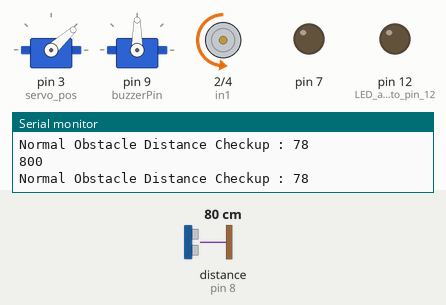
Recording of a sketch running on a simulated Arduino Uno, built with avr-gcc and run on an emulated ATmega328P. On the bench: 2 × servo, motor-driver pin pairs drawn as motors (green arrow = first pin HIGH = forward, orange = second pin HIGH = backward, longer = more drive, scaled by the enable pin), output pins drawn as LEDs (lit = HIGH), the last lines printed to the serial monitor. Wiring (inferred from the names in the program): ultrasonic range finder: trigger pin 6; echo pin 8. Dashed ring = blinking. The test bench sets the inputs (shaded band); at power-on: distance to the obstacle (sensor on pin 8) 80 cm. The echo pulse lasts 58.3 µs per cm; pins used as bus, display or sensor lines are not drawn.

Above: at 1.2 s.
1.3 s: distance to the obstacle (sensor on pin 8) set to 64 cm
2.8 s: distance to the obstacle (sensor on pin 8) set to 57 cm
At 3.05 s:
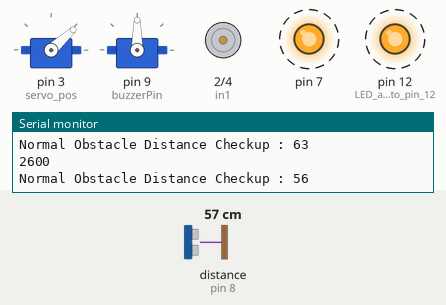
At 4.07 s:
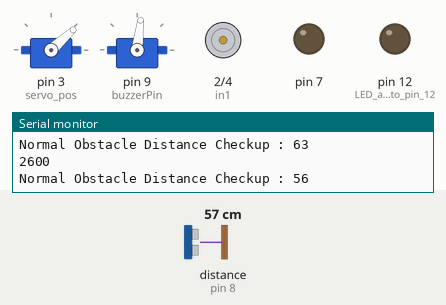
5.8 s: distance to the obstacle (sensor on pin 8) set to 75 cm
8.8 s: distance to the obstacle (sensor on pin 8) set to 81 cm
11.8 s: distance to the obstacle (sensor on pin 8) set to 2 cm
At 14.75 s:
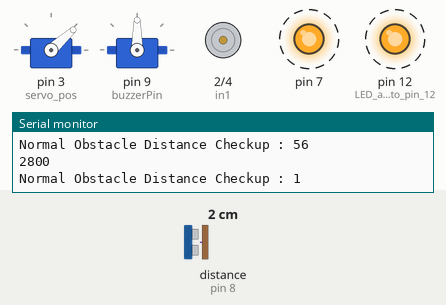
Timing chart, 0 to 15.8 s (numbered marks = the images above; inputs shaded):
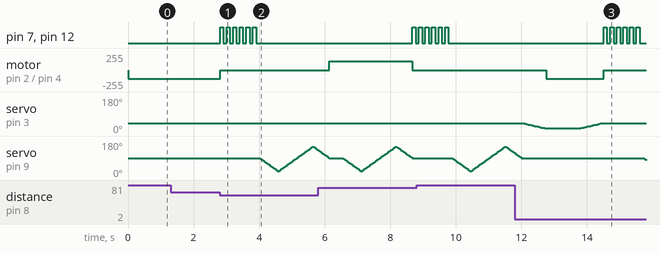

The sketch:

servo_A.ino
```cpp
//The arduino library is automatically included.
//Library for the servo motor&the IR receiver
//===========================================
#include <Servo.h>
#include <IRremote.h> //Library for the IR reciever

//Creation of the servo objects for the agv_servo & the ultrasonic servo
//========================================================================
Servo agv_servo;
Servo IR_servo;

//DEFINATION OF VARIABLES
//========================

//Vitron Remote.
//==============
#define Button_L 0xFFA857
#define Button_R 0xFFE01F
#define Button_P 0xFFC23D
#define Moving_Forward 0xFF02FD
#define Moving_Backward 0xFF22DD

#define Power 0xFFA25D
#define Mute 0xFFE21D
#define Mode 0xFFB04F
#define Music 0xFF906F
#define Loop 0xFF6897

#define Button_One 0xFF42BD
#define Button_Two 0xFF4AB5
#define Button_Three 0xFF52AD
#define Button_Four 0xFF10EF
#define Button_Five 0xFF38C7
#define Button_Six 0xFF5AA5
#define Button_Seven 0xFF30CF
#define Button_Eight 0xFF18E7
#define Button_Nine 0xFF7A85
#define Button_Zero 0xFF9867


//IR receiver & the servo position
//=================================
int init_pos = 42;//This is the initial servo position.
int init2_pos = 90;//THis is the initial position for the ultrasonic sensor.
int servo_pos = 3;//This is the pin to which the servo is attached to
int servo2_pos = 9;//This is the pin attached to the ultrasonic servo
int c_speed = 130;//THis is for the speed increment and decrement.
int b_speed = 90;//This is the constant speed for reversing.

//IR receiver variables
//======================
int receiver = 10; //Reciever Pin
uint32_t Previous;

//DC motor variables
//===================
bool direction_tracker = true;
int enA = 5;
int in1 = 2;
int in2 = 4;

//Ultrasonic Sensor Variables
//===========================
long duration;
int distance;

#define echoPin 8
#define trigPin 6
#define buzzerPin 9


//Ultrasonic Servo Variables
//===========================
int obstacle;
int obstacle_left;
int obstacle_right;

//Millis function variables.
//==========================
unsigned long current_time;
unsigned long previousTime_1 = 0;
unsigned long interval = 200;

//IR receiver setup
//===================
IRrecv irrecv(receiver);
decode_results results;

//LIST OF FUNCTIONS.
//==================
void buttonAssignment(){
  if (irrecv.decode(&results)){
// CODE THAT PRINTS OUT THE HEX CODE RETURNED
//=============================================
Serial.println(results.value,HEX);//Displays the hex results in a line.
  irrecv.resume();//THis is for the next value.

if(results.value==0xFFFFFFFF){
  results.value = Previous;
};
};
};


int speedIncrement (int new_speed){
  if(new_speed<250){
    new_speed += 10;
    return (new_speed);
    }else if(new_speed==250){
     new_speed+=5;
     return(new_speed);
      }else if (new_speed==255){
        for (int count=0;count<=5;count++){
          blinking();
          };
      return (new_speed);
      }

  };


  int speedDecrement (int new_speed){
  if(new_speed<255 && new_speed>0){
    new_speed -= 10;
    return (new_speed);
    }else if(new_speed==255){
     new_speed-=5;
     return(new_speed);
      }else if (new_speed==0){
       for (int count=0;count<=5;count++){
          blinking();
          };
      return (new_speed);
      }

  };

  void  inc_speed(){
    c_speed = speedIncrement(c_speed);
    if(direction_tracker==true){
    movingForward(c_speed);
    }else if (direction_tracker==false){
    movingBackward(c_speed);
    }};

  void dec_speed(){
    c_speed = speedDecrement(c_speed);
    if(direction_tracker == true){
    movingForward(c_speed);
    }else if (direction_tracker == false){
    movingBackward(c_speed);
    }
    };

void servoTest(){
  agv_servo.write(25);
  };

void blinking(){
    digitalWrite(12,HIGH);
    digitalWrite(7,HIGH);
    delay(100);
    digitalWrite(12,LOW);
    digitalWrite(7,LOW);
    delay(100);
    };

 void turningLeft(){
 for(int angle = 42; angle <=70; angle += 2) // goes from 45 degrees to 0 degrees
 { // in steps of 1 degree
 agv_servo.write(angle);
 delay(50);
 }
  };
 void turningRight(){
 for(int angle = 42; angle >=14; angle -= 2) // goes from 45 degrees to 90 degrees
 { // in steps of 1 degree
 agv_servo.write(angle); // tell servo to go to position in variable 'angle'
 delay(50);
 }
};


void meanPosR(){
  for(int angle = 14; angle <= 42; angle += 2)
 {
 agv_servo.write(angle);
 delay(50);
 }
};

void meanPosL(){
  for(int angle = 70; angle >= 42; angle -= 2)
 {
 agv_servo.write(angle);
 delay(50);
 }
};

  void turnOff(){
  digitalWrite(in1,LOW);
  digitalWrite(in2,LOW);
  analogWrite(enA,0);
  };

 void movingForward(int c_speed){
  direction_tracker = true; //Declares the direction as forward.
  digitalWrite(in1,LOW);
  digitalWrite(in2,HIGH);
  analogWrite(enA,c_speed);
 };

 void movingBackward(int b_speed){
  direction_tracker= false; //Declares the direction as backward.
  digitalWrite(in1,HIGH);
  digitalWrite(in2,LOW);
  analogWrite(enA,b_speed);
 };
//
 void direction_shifter(){
  direction_tracker=!direction_tracker;
  };

//FUNCTIONS FOR THE IR RECEIVER SERVO
//=======================================
 void servo_left(){
 for(int angle = 90; angle >=20; angle -= 1)
 {
 IR_servo.write(angle);
 delay(8);
 }
  obstacle_left = IR_sensor();
 };

 void servo_right(){
 for(int angle = 20; angle <=150; angle += 1)
 {
 IR_servo.write(angle);
 delay(8);
 }
   obstacle_right = IR_sensor();
 };

 void servo_smooth(){
 for(int angle = 150; angle >=90; angle -= 1)
 { // in steps of 1 degree
 IR_servo.write(angle);
 delay(8);
 }
  };


 int IR_sensor(){
  digitalWrite(trigPin,LOW);
  delayMicroseconds(1);
  digitalWrite(trigPin,HIGH);
  delayMicroseconds(1);
  digitalWrite(trigPin,LOW);

 duration=pulseIn(echoPin,HIGH);
  distance=(duration*0.034/2);
//  Serial.print("Distance : ");
//  Serial.print(distance);
//  Serial.println(" cm ");
  return distance;
 };

//BASICS BUZZER ACTION UPON OBJECT DETECTION.
//===========================================
  void IR_Receiver_Module(){
  digitalWrite(trigPin,LOW);
  delayMicroseconds(1);
  digitalWrite(trigPin,HIGH);
  delayMicroseconds(1);
  digitalWrite(trigPin,LOW);

 duration=pulseIn(echoPin,HIGH);
  distance=(duration*0.034/2);
  Serial.print("Distance : ");
  Serial.print(distance);
  Serial.println(" cm ");
  delay(500);


  if (distance<=70){
  tone(buzzerPin,2000);
  delay(50);
  turnOff();
  for (int blk =0; blk<=5;blk++){
    blinking();
  };
    turningLeft();
    meanPosL();
    turningRight();
    meanPosR();
    }
  else{
  movingForward(c_speed);
  noTone(buzzerPin);
      };
      };


//This is the after math after the value is taken by the ultrasonic sensor
//========================================================================//

void buzzer_action(){//This should just be a simple buzzer test.
//  Blink LEDs 5 times.
//======================
  for (int blk = 0; blk<= 5; blk++){
    blinking();
  };
//Move the servo left & right to take in the values.
//==================================================
 servo_left();
 servo_right();
 servo_smooth();

//Using the global variables to decide the fate/direction.
//========================================================
 if(obstacle_right > obstacle_left && obstacle_right>60)
    {
               turningRight();
               movingForward(c_speed);
               delay(1000);
               meanPosR();
//               turningLeft();
//               movingForward(c_speed);
//               delay(1200);
//               meanPosL();
               movingForward(c_speed);

        }
        else if(obstacle_right < obstacle_left && obstacle_left>60){
              turningLeft();
              movingForward(c_speed);
              delay(1000);
              meanPosL();
//              turningRight();
//              movingForward(c_speed);
//              delay(1200);
//              meanPosR();
              movingForward(c_speed);
  } else if (obstacle_left<=60 || obstacle_right<=60){
        movingBackward(b_speed);//Duration of time needs to be defined
        delay(400);
        servo_left();
        servo_right();
        servo_smooth();

         if(obstacle_right > obstacle_left && obstacle_right>60)
    {
               turningRight();
               movingForward(c_speed);
               delay(1000);
               meanPosR();
//               turningLeft();
//               movingForward(c_speed);
//               delay(1500);
//               meanPosL();
               movingForward(c_speed);

        }
        else if(obstacle_right < obstacle_left && obstacle_left>60){
              turningLeft();
              movingForward(c_speed);
              delay(1000);
              meanPosL();
//              turningRight();
//              movingForward(c_speed);
//              delay(1500);
//              meanPosR();
              movingForward(c_speed);
  }
    }
  else {
              turnOff();
              for (int blk =0; blk<=5;blk++){
              blinking();
              delay(150);
  };
  delay(1000);
};

};


void test (){

 blinking();
 turningLeft();
 movingForward(c_speed);
 delay(500);
 turnOff();
 delay(200);
 meanPosL();
 movingBackward(b_speed);
 delay(500);
 turnOff();

 for (int blk =0; blk<=3;blk++){
    blinking();
    delay(50);
  };

turningRight();
movingForward(c_speed);
delay(1000);
turnOff();
meanPosR();
movingBackward(b_speed);
delay(500);
turnOff();
delay(200);

};
//SWITCH STATEMENT
//================
void switchCase(){
if (irrecv.decode(&results)){
 irrecv.resume();//THis is for the next value.

if(results.value==0xFFFFFFFF){
  results.value = Previous;
};
switch (results.value){
 case Power:
 blinking();
 test();
 break;

 case Mode:
 blinking();
 direction_shifter();
 break;

 case Button_One:
 blinking();
 inc_speed();
 break;

 case Button_Two:
 blinking();
 dec_speed();
 break;

 case Button_Four:
 blinking();
 servo_left();
 break;

 case Button_Five:
 blinking();
 servo_smooth();
 break;

 case Button_Six:
 blinking();
 servo_right();
 break;

 case Button_L:
 blinking();
 turningLeft();
 meanPosL();

 break;

 case Button_R:
 blinking();
 turningRight();
 meanPosR();

 break;

 case Button_P:
 blinking();
 turnOff();

 break;

 case Moving_Forward:
 blinking();
 movingForward(c_speed);
 break;

 case Moving_Backward:
 blinking();
 movingBackward(b_speed);
 break;

};//END OF THE CASE SWITCH STATEMENT
};
};


void setup(){
Serial.begin(9600);
irrecv.enableIRIn();//Starts the receiver.

//LED MODES
//==========
pinMode (12, OUTPUT);//LED attached to pin 12
pinMode(7,OUTPUT);

//SERVO SETUP
//===========
agv_servo.attach(servo_pos); // Servo attached to pin 3
IR_servo.attach(servo2_pos);//Sero attached to pin 9
agv_servo.write(init_pos);
IR_servo.write(init2_pos);

//ULTRASONIC SENSOR
//==================
  pinMode(trigPin,OUTPUT);
  pinMode(echoPin,INPUT);
  pinMode(buzzerPin,OUTPUT);

//DC MOTOR CONTROLS
//=================
pinMode(in1,OUTPUT);
pinMode(in2,OUTPUT);
pinMode(enA,OUTPUT);//PWM
//DEBUG SECTION
//=============
obstacle = IR_sensor();
Serial.print("Initial Distance Checkup : ");
Serial.println(obstacle);
};
void loop(){
//   buttonAssignment();
//  switchCase(); //The code for the IR reciever
// IR_Receiver_Module();//Code for the ideal ultrasonic sensor.

//obstacle = IR_sensor();
//Serial.print("Initial Distance Checkup : ");
//Serial.println(obstacle);


//Beginning of Obstacle Avoidance
//START OF BODY
//==============
 if(obstacle>60){
   movingForward(c_speed);
  }
  else if(obstacle<=60){
    turnOff();//Bringing our car to a halt.
    buzzer_action();//This logic function should kick in.
  };

current_time = millis();

if(current_time - previousTime_1>=interval){
  Serial.println(previousTime_1);
 obstacle = IR_sensor();//Appends the IR sensor value to the obstacle variable.
 Serial.print("Normal Obstacle Distance Checkup : ");
 Serial.println(obstacle);
if(obstacle>60){
   movingForward(c_speed);
  }
  else if(obstacle<=60){
    turnOff();//Bringing our car to a halt.
    buzzer_action();//This logic function should kick in.
  };
//  This is like the function event tracker.
  previousTime_1 = current_time;
};


//End of Obstacle Avoidance.
};
```

Measured:
- the behaviour switches between 62 and 61 cm on distance to the obstacle (sensor on pin 8) (found by bisection; images 0 and 1)
- after the input at 2.8 s, pin 7, pin 12 (LED_attached_to_pin_12): alternates HIGH for 0.10 s and LOW for 0.10 s, 12 changes in all, then stays LOW, starting at once; motor on pin 2 (in1) / pin 4 (in2): backward 130/255 → stopped at once
- after the input at 11.8 s, pin 7, pin 12 (LED_attached_to_pin_12): alternates HIGH for 0.10 s and LOW for 0.10 s, starting after 2.7 s
